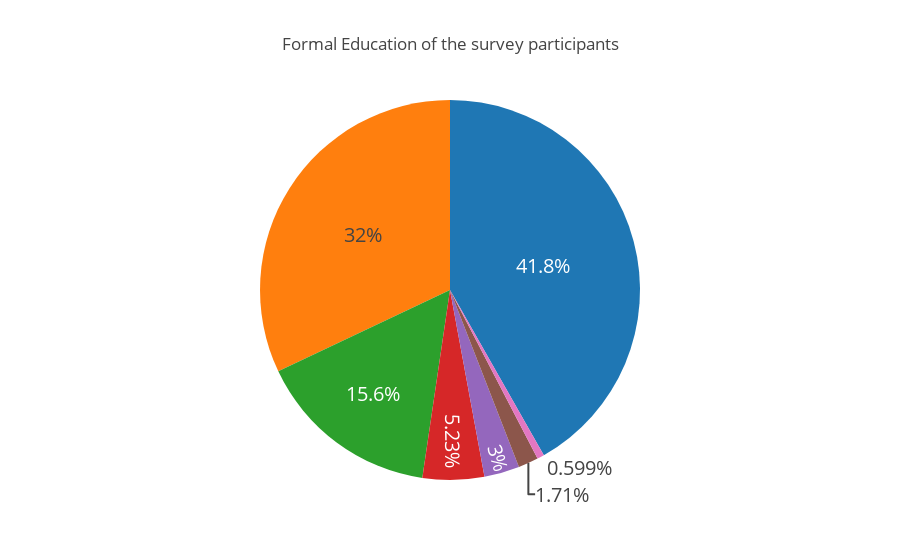

This figure's notebook cell:
### Markdown cell above
### Formal education and Major
<a name="id"></a>

### Code cell
edu = data['FormalEducation'].value_counts()
labels = (np.array(edu.index))

values = (np.array((edu / edu.sum())*100))

trace = go.Pie(labels=labels, values=values,
              hoverinfo='label+percent',
               textfont=dict(size=20),
                showlegend=False)

layout = go.Layout(
    title='Formal Education of the survey participants'
)

data_trace = [trace]
fig = go.Figure(data=data_trace, layout=layout)
py.iplot(fig, filename="Formal_Education")

### Figure 1 — Plotly figure (JSON) as saved in the notebook; plotly's stock layout.template omitted (floating-point values rounded to 4 significant figures)
{"data": [{"hoverinfo": "label+percent", "labels": ["Master's degree", "Bachelor's degree", "Doctoral degree", "Some college/university study without earning a bachelor's degree", "Professional degree", "I did not complete any formal education past high school", "I prefer not to answer"], "showlegend": false, "textfont": {"size": 20}, "type": "pie", "uid": "8eb884ec-9f21-44cd-b9c1-fd8d41a7be1b", "values": [41.78, 32.04, 15.63, 5.235, 3.004, 1.712, 0.5994]}], "layout": {"title": {"text": "Formal Education of the survey participants"}}}
